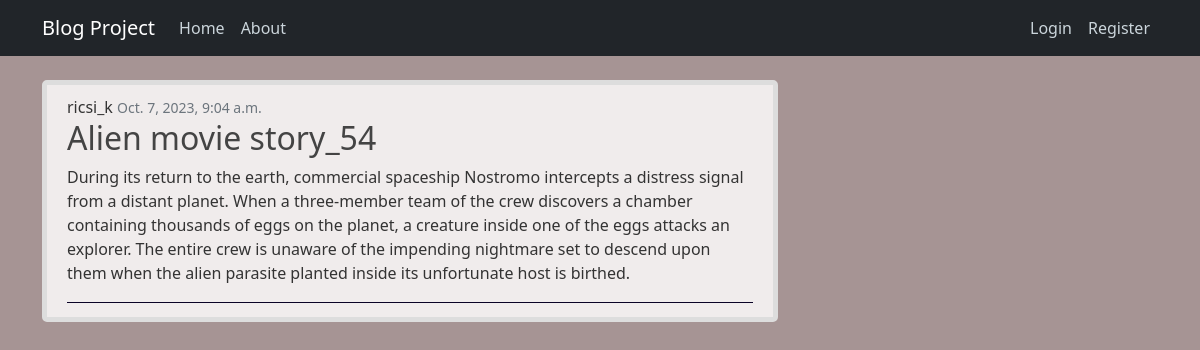
Page /post/54 on the committed database.
### core_blog/models.py (models this page shows, shortened)
class PostModel(models.Model):
    title = models.CharField(max_length=100)
    content = models.TextField(max_length=4000)
    date_posted = models.DateTimeField(default=timezone.now) #referencia hivatkozás
    author = models.ForeignKey(User, on_delete=models.DO_NOTHING)
    class Meta:
        db_table = 'posts'

### core_blog/views.py (the view)
# urls.py: path('post/<int:pk>', post_detail_view, name='post-detail'),
def post_detail_view(request, pk):
    if request.method == 'POST':
        return HttpResponse('Wrong request type')
    context = {
        'object': PostModel.objects.get(id=pk)
    }
    return render(request, 'blog/post_detail.html', context=context)

### templates/blog/post_detail.html (shortened to what this page needs)
{% extends 'base/base.html' %}
{% block content %}
    <article class="media content-section">
        <div class="article-metadata">
            {{ object.author }}
            <small class="text-muted">{{ object.date_posted }}</small>
            <h2 class="article-title">{{ object.title }}</h2>
            <p class="article-content">{{ object.content }}</p>
        </div>
    </article>
{% endblock %}

### static/main.css (style rules this page uses)
body { background: #a69494; color: #333333; margin-top: 5rem; }
h1, h2, h3, h4, h5, h6 { color: #444444; }
.content-section { background: #f0ecec; padding: 10px 20px; border: 5px solid #dddddd; border-radius: 5px; margin-bottom: 20px; }
.article-title { color: #444444; }
.article-content { white-space: pre-line; }
.article-metadata { padding-bottom: 1px; margin-bottom: 4px; border-bottom: 1px solid #090225 }

### rows in the picture
PostModel: author "ricsi_k", date_posted "Oct. 7, 2023, 9:04 a.m.", title "Alien movie story_54", content "During its return to the earth, commercial spaceship Nostromo intercepts a distress signal from a distant planet. When a three-member team of the crew discovers a chamber containing thousands of eggs on the planet, a creature inside one of the eggs attacks an explorer. The entire crew is unaware of the impending nightmare set to descend upon them when the alien parasite planted inside its unfortunate host is birthed."
